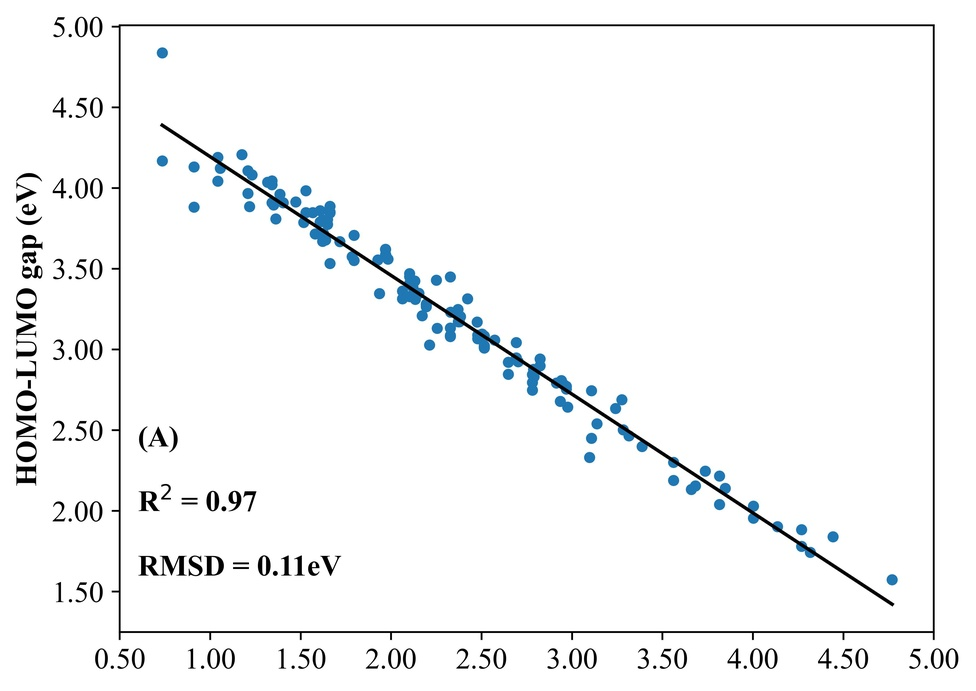
#> input picture [result]/DPOvsTrueValue_full_(A).jpeg, 976 x 691 px, shrunk from 3568 x 2526 before the run
$ python Im_stitch.py
#> lines starting #> are read from the running program, lines starting #| are printed output that depends on the picture
#%%
from PIL import Image

def merge_image2(file1, file2):
    #Merge two images into one, displayed side by side
    #:param file1: path to first image file
    #:param file2: path to second image file
    #:return: the merged Image object

    image1 = Image.open(file1)
    image2 = Image.open(file2)

    (width1, height1) = image1.size
    (width2, height2) = image2.size

    result_width = max(width1,width2)
    result_height = height1 + height2

    result = Image.new('RGB', (result_width, result_height),color = 'white')
    result.paste(im=image1, box=(0, 0))
    result.paste(im=image2, box=(0, height1))
    return result

def side_merge_image2(file1, file2):
    #Merge two images into one, displayed side by side
    #:param file1: path to first image file
    #:param file2: path to second image file
    #:return: the merged Image object

    image1 = Image.open(file1)
    image2 = Image.open(file2)

    (width1, height1) = image1.size
    (width2, height2) = image2.size

    result_width = width1 + width2
    result_height = max(height1,height2)

    result = Image.new('RGB', (result_width, result_height),color = 'white')
    result.paste(im=image1, box=(0, 0))
    result.paste(im=image2, box=(width1, 0))
    return result

def merge_image3(file1, file2,file3):
#> called with file1 = 'DPOvsTrueValue_full_(A).jpeg', file2 = 'DPOvsTrueValue_full_(B).jpeg', file3 = 'DPOvsTrueValue_full_(C).jpeg'
	image1 = Image.open(file1)
#> image1 is the input picture: PIL image 976x691 RGB; mean R, G, B 245.2, 246.3, 247.1
	image2 = Image.open(file2)
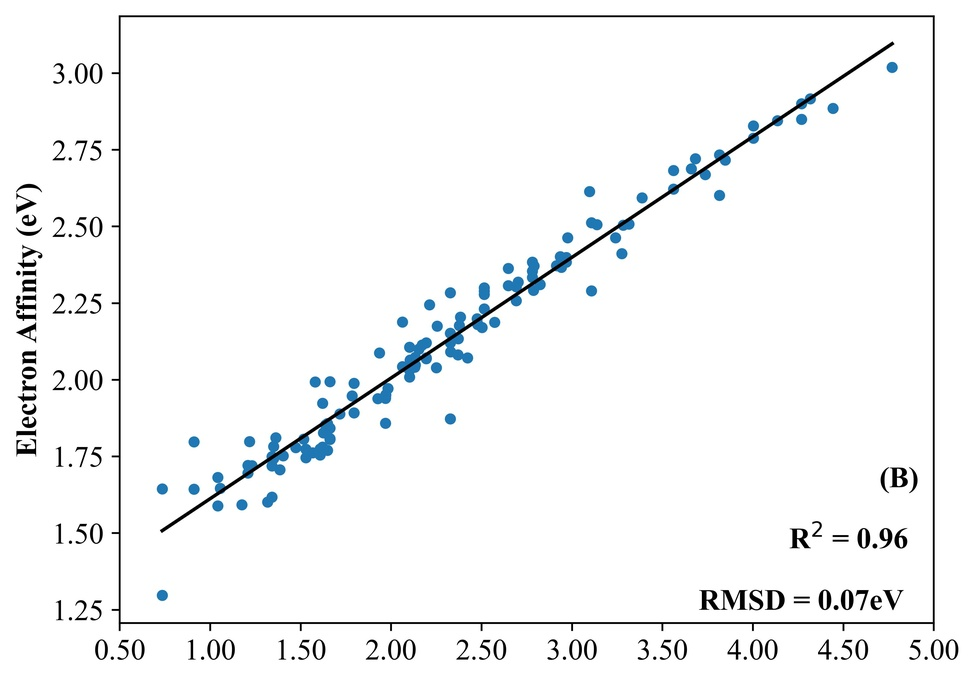
#> input picture [result]/DPOvsTrueValue_full_(B).jpeg, 976 x 682 px, shrunk from 3568 x 2493 before the run
#> image2 is the input picture: PIL image 976x682 RGB; mean R, G, B 245, 246.3, 247
	image3 = Image.open(file3)
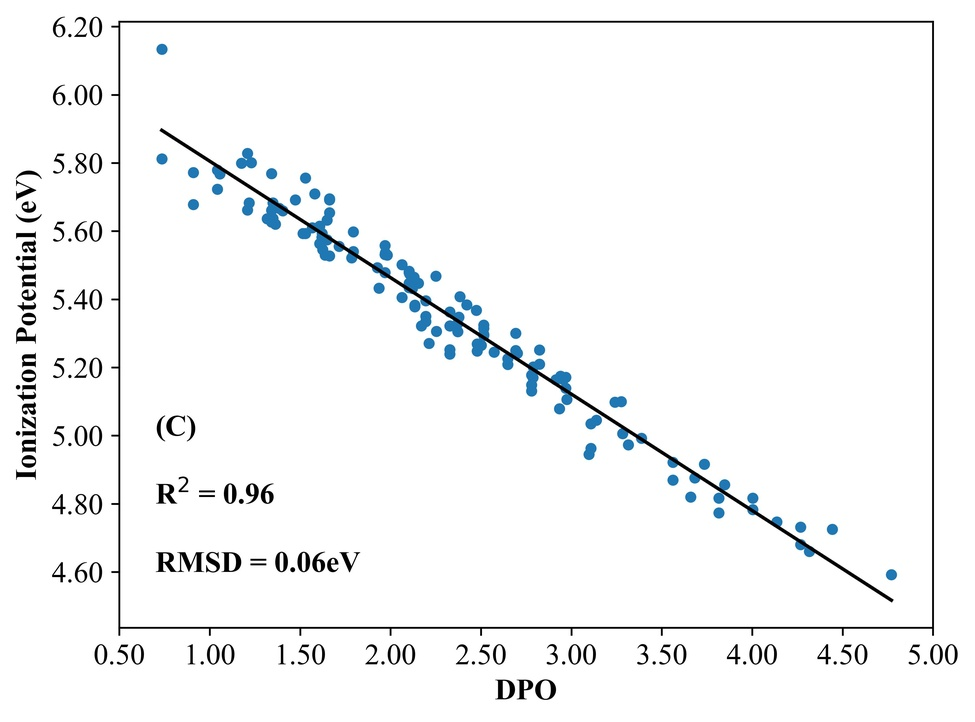
#> input picture [result]/DPOvsTrueValue_full_(C).jpeg, 975 x 722 px, shrunk from 3566 x 2641 before the run
#> image3 is the input picture: PIL image 975x722 RGB; mean R, G, B 245.1, 246.3, 247

	(width1, height1) = image1.size
#> width1 = 976; height1 = 691
	(width2, height2) = image2.size
#> width2 = 976; height2 = 682
	(width3, height3) = image3.size
#> width3 = 975; height3 = 722

	result_width = max(width1,width2,width3)
#> result_width = 976
	result_height = height1 + height2 + height3
#> result_height = 2095

	result = Image.new('RGB', (result_width, result_height),color = 'white')
#> result: PIL image 976x2095 RGB; every value is 255
	result.paste(im=image1, box=(0, 0))
	result.paste(im=image2, box=(0, height1))
	result.paste(im=image3, box=(0, height1 + height2))
	return result


merge_image3(
    "DPOvsTrueValue_full_(A).jpeg",
    "DPOvsTrueValue_full_(B).jpeg",
    "DPOvsTrueValue_full_(C).jpeg"
).save("DPOvsTrueValue_full.jpeg")

merge_image3(
    "DPOvsTrueValue_trun_(A).jpeg",
    "DPOvsTrueValue_trun_(B).jpeg",
    "DPOvsTrueValue_trun_(C).jpeg"
).save("DPOvsTrueValue_trun.jpeg")
#> call 2 of merge_image3, with file1 = 'DPOvsTrueValue_trun_(A).jpeg', file2 = 'DPOvsTrueValue_trun_(B).jpeg', file3 = 'DPOvsTrueValue_trun_(C).jpeg'
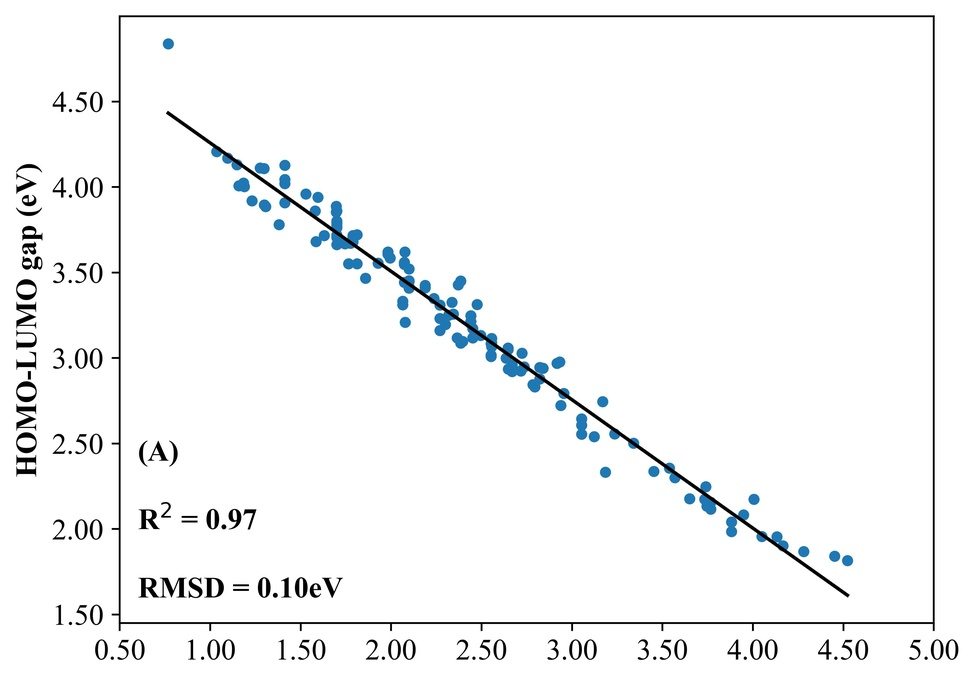
#> input picture [result]/DPOvsTrueValue_trun_(A).jpeg, 976 x 682 px, shrunk from 3568 x 2493 before the run
#> in merge_image3, image1 is the input picture: PIL image 976x682 RGB; mean R, G, B 245.3, 246.4, 247.1
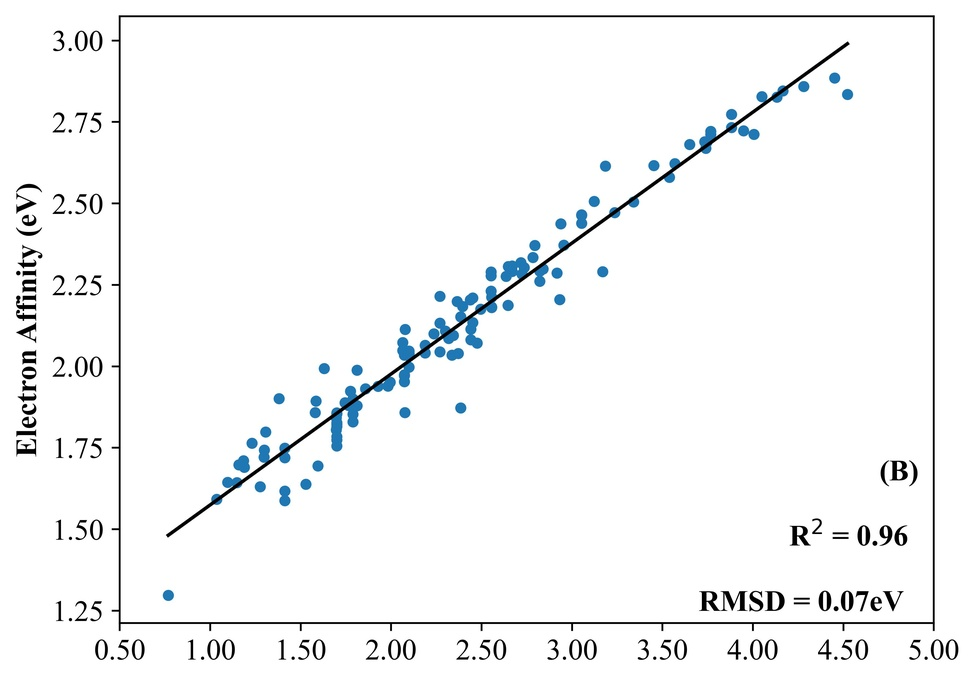
#> input picture [result]/DPOvsTrueValue_trun_(B).jpeg, 976 x 682 px, shrunk from 3568 x 2493 before the run
#> in merge_image3, image2 is the input picture: PIL image 976x682 RGB; mean R, G, B 245.1, 246.4, 247.1
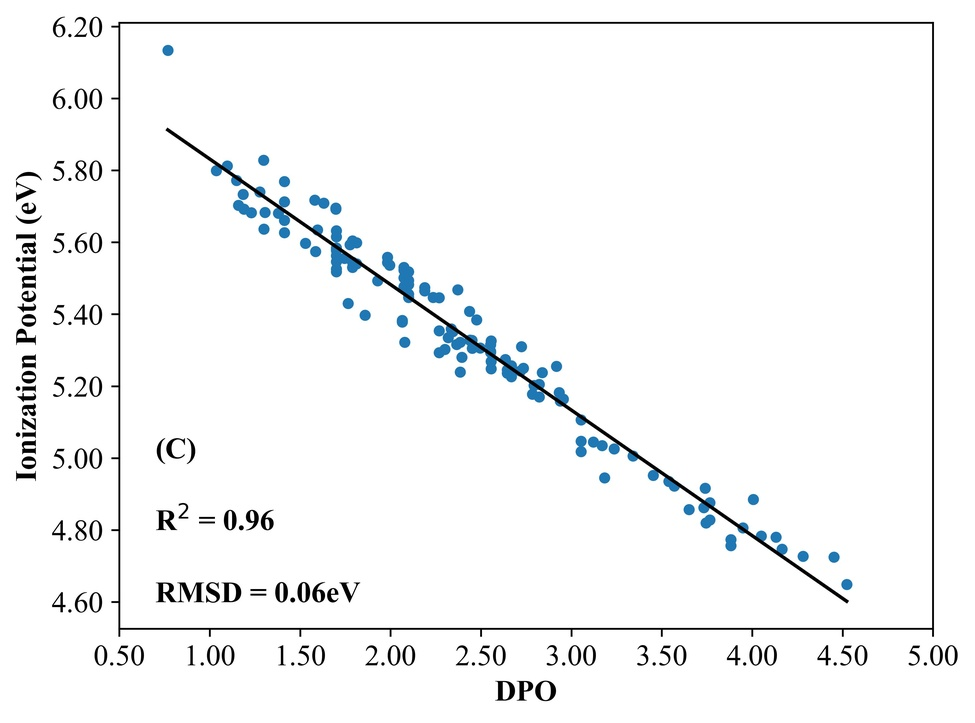
#> input picture [result]/DPOvsTrueValue_trun_(C).jpeg, 975 x 723 px, shrunk from 3566 x 2645 before the run
#> in merge_image3, image3 is the input picture: PIL image 975x723 RGB; mean R, G, B 245.2, 246.4, 247.1
#> in merge_image3 (call 2), `result = Image.new('RGB', (result_width, result_height),color = 'white')`: result: PIL image 976x2087 RGB; every value is 255
#> in merge_image3 (call 2), `result.paste(im=image2, box=(0, height1))`:
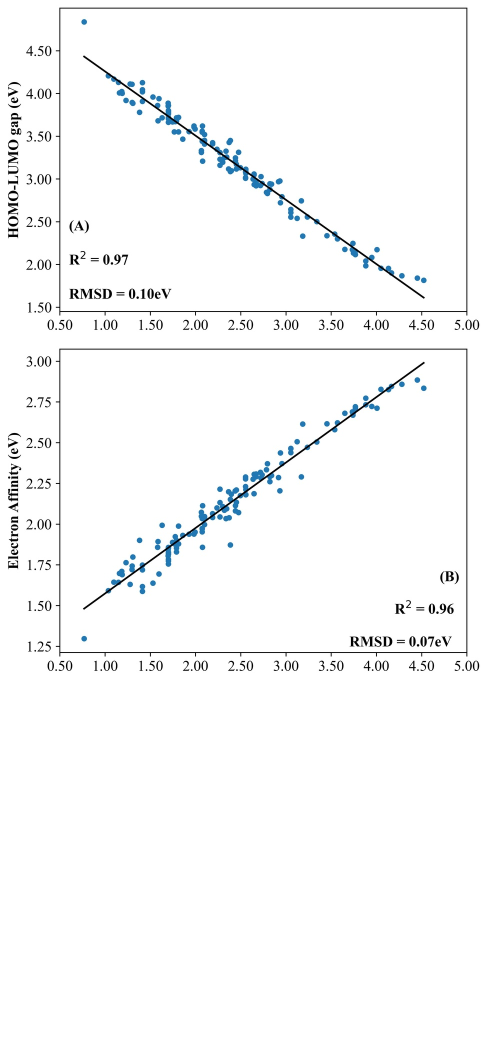
#> result: PIL image 976x2087 RGB (shown at 1/2 size); mean R, G, B 248.6, 249.4, 249.8
#> in merge_image3 (call 2), `result.paste(im=image3, box=(0, height1 + height2))`:
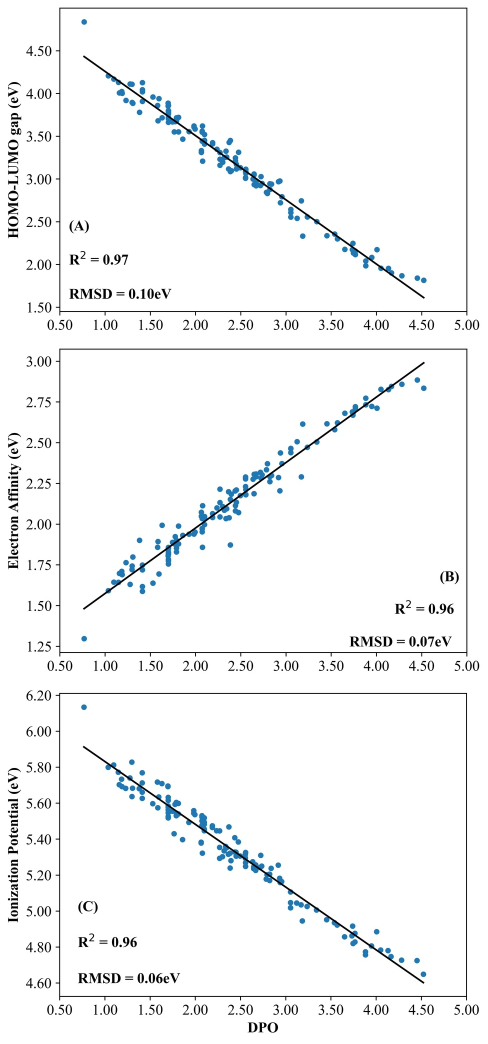
#> result: PIL image 976x2087 RGB (shown at 1/2 size); mean R, G, B 245.2, 246.4, 247.1

merge_image3(
    "true_vs_pred_full(A).jpeg",
    "true_vs_pred_full(B).jpeg",
    "true_vs_pred_full(C).jpeg"
).save("true_vs_pred_full.jpeg")
#> (the run stopped early here; a loop or call above may not have finished)
